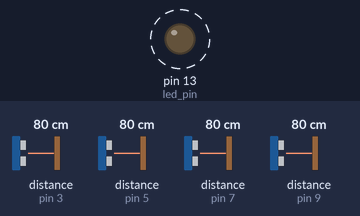
Simulated run of this sketch. Board: Arduino Uno, built with avr-gcc and run on an emulated ATmega328P. Shown: output pins drawn as LEDs (lit = HIGH). Wiring (inferred from the names in the program): 4 × ultrasonic range finder: trigger pin 2, echo pin 3 / trigger pin 4, echo pin 5 / trigger pin 6, echo pin 7 / trigger pin 8, echo pin 9. Dashed ring = blinking. The test bench sets the inputs (shaded band); at power-on: distance to the obstacle (sensors on pin 3, pin 5, pin 7, pin 9) 80 cm. The echo pulse lasts 58.3 µs per cm; no radio packets arrive unless stated; pins used as bus, display or sensor lines are not drawn; what the sketch prints to the serial monitor is not drawn.

Above: at 0.6 s.
Timing chart, 0 to 3.0 s (numbered marks = the images above):
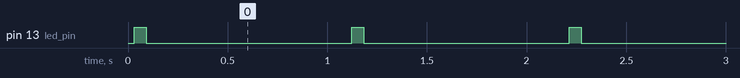

Measured:
- by itself, pin 13 (led_pin): alternates HIGH for 0.06 s and LOW for 1.0 s

The sketch:

server_code_loya.ino
```cpp
//server code

//Final server code:

/* decision making and transmission*/
/* in void loop*/
#include <VirtualWire.h>

const int led_pin = 13;
const int transmit_pin = 12;
//const int receive_pin = 2;
//const int transmit_en_pin = 3;
char decision[2];
//int dist1,dist2,dist3,dist4;
#define trigPin1 6
#define echoPin1 7
#define trigPin2 2
#define echoPin2 3
#define trigPin3 4
#define echoPin3 5
#define trigPin4 8
#define echoPin4 9
long duration, distance, RightSensor,BackSensor,FrontSensor,LeftSensor;
//int decision = 0;
void setup()
{
  // Initialise the IO and ISR
  Serial.begin (9600);
pinMode(trigPin1, OUTPUT);
pinMode(echoPin1, INPUT);
pinMode(trigPin2, OUTPUT);
pinMode(echoPin2, INPUT);
pinMode(trigPin3, OUTPUT);
pinMode(echoPin3, INPUT);
pinMode(trigPin4, OUTPUT);
pinMode(echoPin4, INPUT);
  vw_set_tx_pin(transmit_pin);
  //vw_set_rx_pin(receive_pin);
  //vw_set_ptt_pin(transmit_en_pin);
  //vw_set_ptt_inverted(true); // Required for DR3100
  vw_setup(4000);   // Bits per sec
   pinMode(13, OUTPUT);
}

byte count = 1;

void loop()
{
//  char msg[2] = {'1','0'};
SonarSensor(trigPin1, echoPin1);
RightSensor = distance;
SonarSensor(trigPin2, echoPin2);
LeftSensor = distance;
SonarSensor(trigPin3, echoPin3);
FrontSensor = distance;
SonarSensor(trigPin4, echoPin4);
BackSensor = distance;
/*if(LeftSensor<=100 && FrontSensor<=100 && RightSensor<=100 && BackSensor<=100){
Serial.print(LeftSensor);
Serial.print(" ");
Serial.print(FrontSensor);
Serial.print(" ");
Serial.print(RightSensor);
Serial.print(" ");
Serial.println(BackSensor);}*/


 if(LeftSensor>=100){
LeftSensor = 99;
}
 if(FrontSensor>=100){
  FrontSensor = 99;
 }
  if(RightSensor>=100){
LeftSensor = 99;
}
 if(BackSensor>=100){
  FrontSensor = 99;
 }
  if(LeftSensor<=9){
Serial.print(0);
Serial.print(LeftSensor);
}
 if(FrontSensor<=9){
  Serial.print(0);
Serial.print(FrontSensor);
 }
  if(RightSensor<=9){
Serial.print(0);
Serial.print(RightSensor);

}
 if(BackSensor<=9){
  Serial.print(0);
Serial.print(BackSensor);
delay(10);

 }

 Serial.print(LeftSensor);
 Serial.print(FrontSensor);
 Serial.print(RightSensor);
 Serial.print(BackSensor);
delay(10);

  if(LeftSensor<= 5)
{
 decision[0] = 'd';
 decision[1] = 'd';
}
else if(FrontSensor>RightSensor && FrontSensor > BackSensor)
{
  decision[0] = 'a';
  decision[1] = 'a';
}
else if(FrontSensor<RightSensor && RightSensor > BackSensor)
{
   decision[0] = 'b';
  decision[1] = 'b';
}
else
{
   decision[0] = 'c';
  decision[1] = 'c';
}


  //msg[6] = count;
  digitalWrite(led_pin, HIGH); // Flash a light to show transmitting
  vw_send((uint8_t *)decision, 2);
  vw_wait_tx(); // Wait until the whole message is gone
  digitalWrite(led_pin, LOW);
  delay(1000);
  //count = count + 1;
}

void SonarSensor(int trigPin,int echoPin)
{
digitalWrite(trigPin, LOW);
delayMicroseconds(2);
digitalWrite(trigPin, HIGH);
delayMicroseconds(10);
digitalWrite(trigPin, LOW);
duration = pulseIn(echoPin, HIGH);
distance = (duration/2) / 29.1;

}
```
